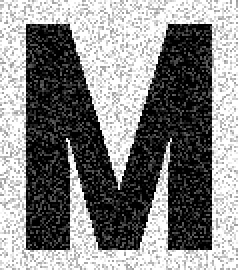
%> input picture hugo_site/static/docs/unit_02/TestImage.png, 119 x 135 px (shown 2 times larger)
$ octave 2_5_ThresholdImage.m   (GNU Octave 9; MATLAB toolbox functions it lacks are replaced by stand-ins)
%> lines starting %> are read from the running program, lines starting %| are printed output that depends on the picture; in (x1, y1, x2, y2) boxes, pixels count from 0 and x2, y2 are one past the last pixel; in counts of white or black regions, pixels touching at a corner belong together; the program's own positions count from 1
clear; close all;

% Load image
TestImage = imread('TestImage.png');
%> TestImage is the input picture: size 135x119 uint8; min 0, max 255, mean 132.3

% Threshold image as instructed in question
TestImage(TestImage > 125) = 255;
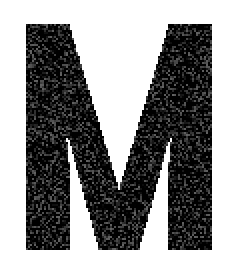
%> TestImage: size 135x119 uint8 (shown 2 times larger); min 0, max 255, mean 145.2
TestImage(TestImage < 125) = 0;
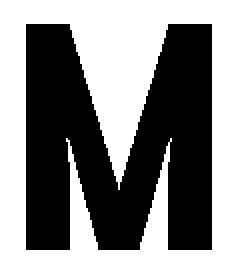
%> TestImage: size 135x119 uint8 (shown 2 times larger); 52.4% white; 1 black region, box (x1, y1, x2, y2) and area: (13, 12, 106, 125) 7653

% Save thresholded image
imwrite(TestImage,'ThresholdedImage.png');
